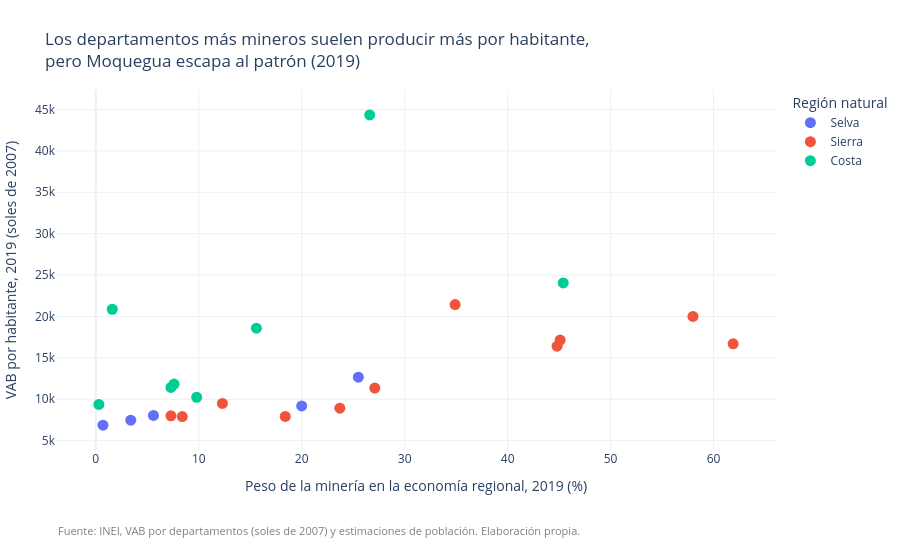

Here is the notebook cell this chart was saved with:
### Markdown cell above
## 4. Dispersión: ¿más minería, más producción por habitante?

Cada punto es un departamento en 2019. Pasa el mouse sobre un punto para ver cuál es.

### Code cell
datos_2019 = dataset[dataset["anio"] == 2019]

fig_dispersion = px.scatter(
    datos_2019,
    x="peso_mineria_pct", y="vab_pc",
    color="region_natural", hover_name="departamento",
    labels={"peso_mineria_pct": "Peso de la minería en la economía regional, 2019 (%)",
            "vab_pc": "VAB por habitante, 2019 (soles de 2007)",
            "region_natural": "Región natural"},
    title="Los departamentos más mineros suelen producir más por habitante,<br>pero Moquegua escapa al patrón (2019)",
)
fig_dispersion.update_traces(marker=dict(size=11))
fig_dispersion.update_layout(
    template="plotly_white",
    margin=dict(l=10, r=10, t=90, b=110),
    annotations=[dict(text=fuente, showarrow=False, xref="paper", yref="paper",
                      x=0, y=-0.25, font=dict(size=11, color="gray"))],
)
fig_dispersion.show()

### Figure 1 — Plotly figure (JSON) as saved in the notebook; plotly's stock layout.template omitted (floating-point values rounded to 4 significant figures)
{"data": [{"hovertemplate": "<b>%{hovertext}</b><br><br>Región natural=Selva<br>Peso de la minería en la economía regional, 2019 (%)=%{x}<br>VAB por habitante, 2019 (soles de 2007)=%{y}<extra></extra>", "hovertext": ["AMAZONAS", "LORETO", "MADRE DE DIOS", "SAN MARTIN", "UCAYALI"], "legendgroup": "Selva", "marker": {"color": "#636efa", "size": 11, "symbol": "circle"}, "mode": "markers", "name": "Selva", "orientation": "v", "showlegend": true, "type": "scatter", "x": [3.4, 20.0, 25.5, 0.7, 5.6], "xaxis": "x", "y": [7476.0, 9196.0, 12670.0, 6877.0, 8051.0], "yaxis": "y"}, {"hovertemplate": "<b>%{hovertext}</b><br><br>Región natural=Sierra<br>Peso de la minería en la economía regional, 2019 (%)=%{x}<br>VAB por habitante, 2019 (soles de 2007)=%{y}<extra></extra>", "hovertext": ["ANCASH", "APURIMAC", "AREQUIPA", "AYACUCHO", "CAJAMARCA", "CUSCO", "HUANCAVELICA", "HUANUCO", "JUNIN", "PASCO", "PUNO"], "legendgroup": "Sierra", "marker": {"color": "#EF553B", "size": 11, "symbol": "circle"}, "mode": "markers", "name": "Sierra", "orientation": "v", "showlegend": true, "type": "scatter", "x": [45.1, 61.9, 34.9, 23.7, 18.4, 44.8, 12.3, 7.3, 27.1, 58.0, 8.4], "xaxis": "x", "y": [17150.0, 16690.0, 21440.0, 8926.0, 7929.0, 16420.0, 9502.0, 8004.0, 11360.0, 20000.0, 7912.0], "yaxis": "y"}, {"hovertemplate": "<b>%{hovertext}</b><br><br>Región natural=Costa<br>Peso de la minería en la economía regional, 2019 (%)=%{x}<br>VAB por habitante, 2019 (soles de 2007)=%{y}<extra></extra>", "hovertext": ["ICA", "LA LIBERTAD", "LAMBAYEQUE", "LIMA Y CALLAO", "MOQUEGUA", "PIURA", "TACNA", "TUMBES"], "legendgroup": "Costa", "marker": {"color": "#00cc96", "size": 11, "symbol": "circle"}, "mode": "markers", "name": "Costa", "orientation": "v", "showlegend": true, "type": "scatter", "x": [15.6, 7.3, 0.3, 1.6, 26.6, 9.8, 45.4, 7.6], "xaxis": "x", "y": [18580.0, 11430.0, 9375.0, 20870.0, 44350.0, 10240.0, 24060.0, 11830.0], "yaxis": "y"}], "layout": {"annotations": [{"font": {"color": "gray", "size": 11}, "showarrow": false, "text": "Fuente: INEI, VAB por departamentos (soles de 2007) y estimaciones de población. Elaboración propia.", "x": 0, "xref": "paper", "y": -0.25, "yref": "paper"}], "legend": {"title": {"text": "Región natural"}, "tracegroupgap": 0}, "margin": {"b": 110, "l": 10, "r": 10, "t": 90}, "title": {"text": "Los departamentos más mineros suelen producir más por habitante,<br>pero Moquegua escapa al patrón (2019)"}, "xaxis": {"anchor": "y", "domain": [0.0, 1.0], "title": {"text": "Peso de la minería en la economía regional, 2019 (%)"}}, "yaxis": {"anchor": "x", "domain": [0.0, 1.0], "title": {"text": "VAB por habitante, 2019 (soles de 2007)"}}}}
